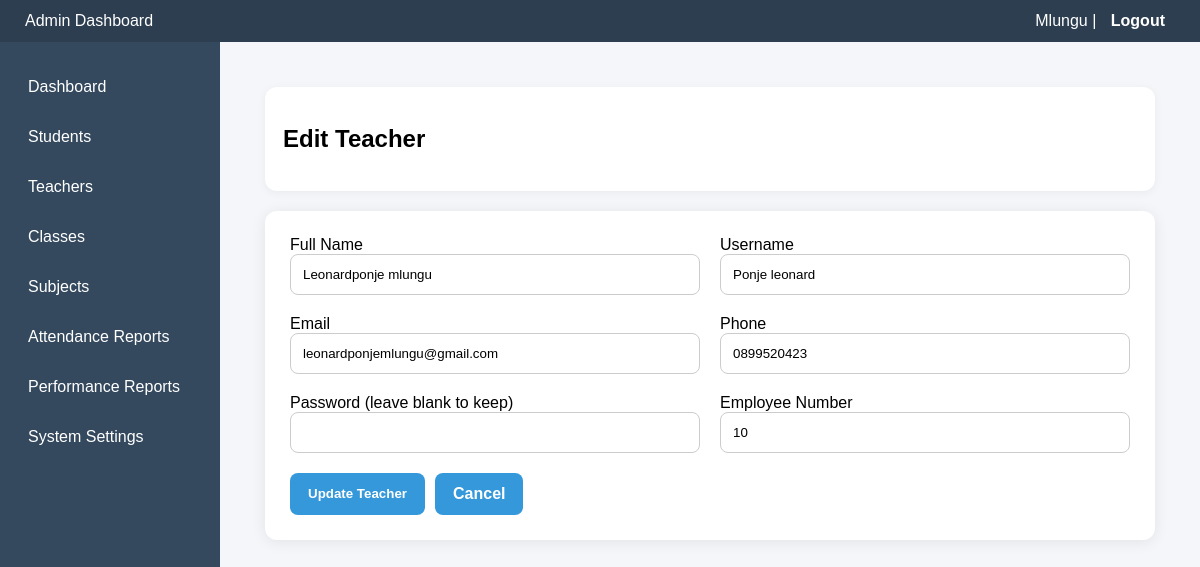
The page /admin/teachers/edit_teacher.php?id=11 (signed in) on the database its author committed.
### tables this page shows
CREATE TABLE IF NOT EXISTS `teachers` (
  `teacher_id` int NOT NULL AUTO_INCREMENT,
  `user_id` int NOT NULL,
  `employee_number` varchar(50) DEFAULT NULL,
  PRIMARY KEY (`teacher_id`),
  KEY `user_id` (`user_id`)
);

CREATE TABLE IF NOT EXISTS `users` (
  `user_id` int NOT NULL AUTO_INCREMENT,
  `name` varchar(100) NOT NULL,
  `username` varchar(50) NOT NULL,
  `password` varchar(255) NOT NULL,
  `role` enum('admin','teacher','student') NOT NULL,
  `email` varchar(100) DEFAULT NULL,
  `phone` varchar(20) DEFAULT NULL,
  `created_at` timestamp NULL DEFAULT CURRENT_TIMESTAMP,
  `profile_image` varchar(255) DEFAULT 'default.png',
  `last_login` datetime DEFAULT NULL,
  PRIMARY KEY (`user_id`),
  UNIQUE KEY `username` (`username`)
);

### admin/teachers/edit_teacher.php (the view, shortened to what this page needs)
<?php
include("../../config/database.php");
$id = $_GET['id'];
$query = mysqli_query($conn,"
SELECT t.teacher_id,t.employee_number,t.user_id,
u.name,u.username,u.email,u.phone
FROM teachers t
JOIN users u ON t.user_id=u.user_id
WHERE t.teacher_id='$id'
");
$teacher = mysqli_fetch_assoc($query);
?>
<!DOCTYPE html>
<html>
<head>
<link rel="stylesheet" href="../../assets/css/admin.css">
<link rel="stylesheet" href="../../assets/css/form.css">
</head>
<body>
<div class="header">
    <div>Admin Dashboard</div>
    <div>
        <?php echo $_SESSION['name']; ?> |
        <a href="../../includes/logout.php">Logout</a>
    </div>
</div>
<div class="dashboard">
<div class="sidebar">
    <a href="../dashboard.php" class="active">Dashboard</a>
    <a href="../students/manage_students.php">Students</a>
    <a href="../teachers/manage_teachers.php">Teachers</a>
    <a href="../classes/manage_classes.php">Classes</a>
    <a href="../subjects/manage_subjects.php">Subjects</a>
    <a href="../reports/attendance_report.php">Attendance Reports</a>
    <a href="../reports/performance_report.php">Performance Reports</a>
    <a href="../settings/system_settings.php">System Settings</a>
</div>
<div class="content">
<div class="page-wrapper">
<div class="page-header">
<h2>Edit Teacher</h2>
</div>
<div class="form-card">
<form method="POST">
<div class="form-grid">
<div class="form-group">
<label>Full Name</label>
<input type="text" name="name" value="<?php echo $teacher['name']; ?>" required>
</div>
<div class="form-group">
<label>Username</label>
<input type="text" name="username" value="<?php echo $teacher['username']; ?>" required>
</div>
<div class="form-group">
<label>Email</label>
<input type="email" name="email" value="<?php echo $teacher['email']; ?>" required>
</div>
<div class="form-group">
<label>Phone</label>
<input type="text" name="phone" value="<?php echo $teacher['phone']; ?>" required>
</div>
<div class="form-group">
<label>Password (leave blank to keep)</label>
<input type="password" name="password">
</div>
<div class="form-group">
<label>Employee Number</label>
<input type="text" name="employee_number" value="<?php echo $teacher['employee_number']; ?>" required>
</div>
</div>
<div class="btn-group">
<button type="submit" class="btn btn-primary">Update Teacher</button>
<a href="manage_teachers.php" class="btn btn-danger">Cancel</a>
</div>
</form>
</div>
</div>
</div>
</div>
</body>
</html>

### assets/css/admin.css (style rules this page uses)
body { font-family: Arial, Helvetica, sans-serif; background: #f4f6f9; margin: 0; }
.header { display: flex; justify-content: space-between; align-items: center; background: #2c3e50; color: white; padding: 12px 25px; }
.header a { color: white; text-decoration: none; font-weight: bold; padding: 5px 10px; border-radius: 5px; transition: 0.3s; }
.dashboard { display: flex; min-height: calc(100vh - 60px); }
.sidebar { width:220px; background:#34495e; padding:20px 0; display:flex; flex-direction:column; }
.sidebar a { display:flex; align-items:center; padding:12px 18px; margin:4px 10px; color:white; text-decoration:none; border-radius:8px; transition:0.3s; }
.content { flex: 1; padding: 25px; display: flex; flex-direction: column; gap: 25px; }
.btn { background: #3498db; color: white; padding: 10px 15px; border-radius: 6px; text-decoration: none; font-weight: bold; transition: 0.3s; }

### assets/css/form.css (style rules this page uses)
* { box-sizing:border-box; font-family: Arial, Helvetica, sans-serif; }
.page-wrapper { padding:20px; }
.page-header { background:white; padding:18px; border-radius:12px; margin-bottom:20px; box-shadow:0 2px 10px rgba(0,0,0,0.05); }
.form-card { background:white; padding:25px; border-radius:12px; box-shadow:0 2px 15px rgba(0,0,0,0.08); max-width:900px; margin:auto; }
.form-grid { display:grid; grid-template-columns:repeat(2,1fr); gap:20px; }
.form-group input, .form-group select, .form-group textarea { width:100%; padding:12px; border:1px solid #ccc; border-radius:8px; transition:0.3s; }
.btn-group { display:flex; gap:10px; margin-top:20px; }
.btn { padding:12px 18px; border-radius:8px; border:none; cursor:pointer; font-weight:bold; }
.btn-primary { background:#3498db; color:white; }

### rows shown on the page
teachers: name "Leonardponje mlungu", username "Ponje leonard", email "leonardponjemlungu@gmail.com", phone "0899520423", employee_number "10"

### other values the page prints
$_SESSION['name'] "Mlungu"
